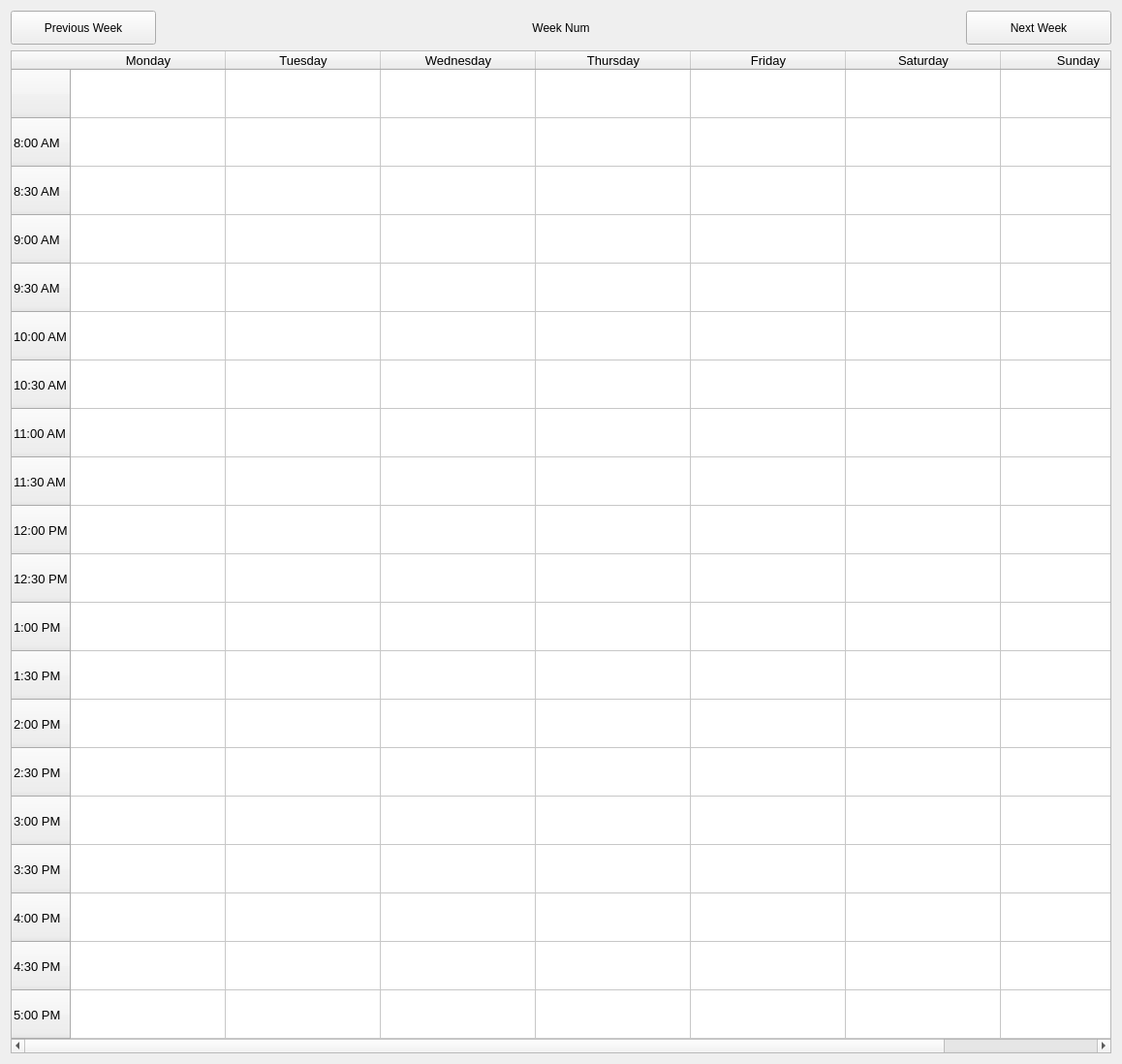
         <widget class="QWidget" name="Room19">
          <attribute name="title">
           <string>Extra Room</string>
          </attribute>
          <layout class="QGridLayout" name="gridLayout_36">
           <item row="0" column="0">
            <widget class="QPushButton" name="PrevWeekR19">
             <property name="minimumSize">
              <size>
               <width>150</width>
               <height>35</height>
              </size>
             </property>
             <property name="maximumSize">
              <size>
               <width>150</width>
               <height>35</height>
              </size>
             </property>
             <property name="text">
              <string>Previous Week</string>
             </property>
             <property name="icon">
              <iconset>
               <normaloff>Images/Previous.png</normaloff>Images/Previous.png</iconset>
             </property>
             <property name="iconSize">
              <size>
               <width>25</width>
               <height>25</height>
              </size>
             </property>
            </widget>
           </item>
           <item row="0" column="1">
            <widget class="QLabel" name="WeekNumR19">
             <property name="maximumSize">
              <size>
               <width>16777215</width>
               <height>16777215</height>
              </size>
             </property>
             <property name="text">
              <string>Week Num</string>
             </property>
             <property name="alignment">
              <set>Qt::AlignCenter</set>
             </property>
            </widget>
           </item>
           <item row="0" column="2">
            <widget class="QPushButton" name="NextWeekR19">
             <property name="minimumSize">
              <size>
               <width>150</width>
               <height>35</height>
              </size>
             </property>
             <property name="maximumSize">
              <size>
               <width>150</width>
               <height>35</height>
              </size>
             </property>
             <property name="layoutDirection">
              <enum>Qt::LeftToRight</enum>
             </property>
             <property name="text">
              <string>Next Week</string>
             </property>
             <property name="icon">
              <iconset>
               <normaloff>Images/Next.png</normaloff>Images/Next.png</iconset>
             </property>
             <property name="iconSize">
              <size>
               <width>25</width>
               <height>25</height>
              </size>
             </property>
            </widget>
           </item>
           <item row="1" column="0" colspan="3">
            <widget class="QTableWidget" name="ScheduleR19">
             <property name="font">
              <font>
               <family>MS Shell Dlg 2</family>
               <pointsize>10</pointsize>
               <weight>50</weight>
               <italic>false</italic>
               <bold>false</bold>
              </font>
             </property>
             <property name="sizeAdjustPolicy">
              <enum>QAbstractScrollArea::AdjustToContents</enum>
             </property>
             <attribute name="horizontalHeaderMinimumSectionSize">
              <number>100</number>
             </attribute>
             <attribute name="horizontalHeaderDefaultSectionSize">
              <number>160</number>
             </attribute>
             <attribute name="horizontalHeaderShowSortIndicator" stdset="0">
              <bool>false</bool>
             </attribute>
             <attribute name="horizontalHeaderStretchLastSection">
              <bool>false</bool>
             </attribute>
             <attribute name="verticalHeaderDefaultSectionSize">
              <number>50</number>
             </attribute>
             <row>
              <property name="text">
               <string/>
              </property>
             </row>
             <row>
              <property name="text">
               <string>8:00 AM</string>
              </property>
             </row>
             <row>
              <property name="text">
               <string>8:30 AM</string>
              </property>
             </row>
             <row>
              <property name="text">
               <string>9:00 AM</string>
              </property>
             </row>
             <row>
              <property name="text">
               <string>9:30 AM</string>
              </property>
             </row>
             <row>
              <property name="text">
               <string>10:00 AM</string>
              </property>
             </row>
             <row>
              <property name="text">
               <string>10:30 AM</string>
              </property>
             </row>
             <row>
              <property name="text">
               <string>11:00 AM</string>
              </property>
             </row>
             <row>
              <property name="text">
               <string>11:30 AM</string>
              </property>
             </row>
             <row>
              <property name="text">
               <string>12:00 PM</string>
              </property>
             </row>
             <row>
              <property name="text">
               <string>12:30 PM</string>
              </property>
             </row>
             <row>
              <property name="text">
               <string>1:00 PM</string>
              </property>
             </row>
             <row>
              <property name="text">
               <string>1:30 PM</string>
              </property>
             </row>
             <row>
              <property name="text">
               <string>2:00 PM</string>
              </property>
             </row>
             <row>
              <property name="text">
               <string>2:30 PM</string>
              </property>
             </row>
             <row>
              <property name="text">
               <string>3:00 PM</string>
              </property>
             </row>
             <row>
              <property name="text">
               <string>3:30 PM</string>
              </property>
             </row>
             <row>
              <property name="text">
               <string>4:00 PM</string>
              </property>
             </row>
             <row>
              <property name="text">
               <string>4:30 PM</string>
              </property>
             </row>
             <row>
              <property name="text">
               <string>5:00 PM</string>
              </property>
             </row>
             <column>
              <property name="text">
               <string>Monday</string>
              </property>
             </column>
             <column>
              <property name="text">
               <string>Tuesday</string>
              </property>
             </column>
             <column>
              <property name="text">
               <string>Wednesday</string>
              </property>
             </column>
             <column>
              <property name="text">
               <string>Thursday</string>
              </property>
             </column>
             <column>
              <property name="text">
               <string>Friday</string>
              </property>
             </column>
             <column>
              <property name="text">
               <string>Saturday</string>
              </property>
             </column>
             <column>
              <property name="text">
               <string>Sunday</string>
              </property>
             </column>
            </widget>
           </item>
          </layout>
         </widget>
